Frame 1 (no input): blank canvas, image omitted
Frame 60 (the mouse pressed at the canvas centre just before this capture): blank canvas, image omitted
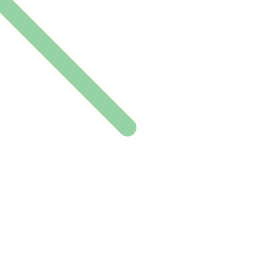
Frame 120 (the mouse held since frame 60 and released just before this capture)

The Processing sketch whose frames 1 and 60 were blank and that drew this single picture after the mouse press (run headless with seeded random() and noise(); from frame 60 on, the mouse is pressed at the canvas centre):

// Processing sketch: processing_55151
// ── processing_55151.pde

/*Project 2D-2 by Sarah Sia
Coding by Christopher Warnow*/

void setup() {
  size(255, 255);
  smooth();
  background (255);
}
void draw() { 
  fill(255,10);
  stroke(random(255), random(255), random(255));
//only paint when the mouse is pressed
  if(mousePressed) {    
//the distance between the current and the last mouse position
    strokeWeight( dist(mouseX, mouseY, pmouseX, pmouseY)/10 ); 
    line(mouseX, mouseY, pmouseX, pmouseY);
  }
}
